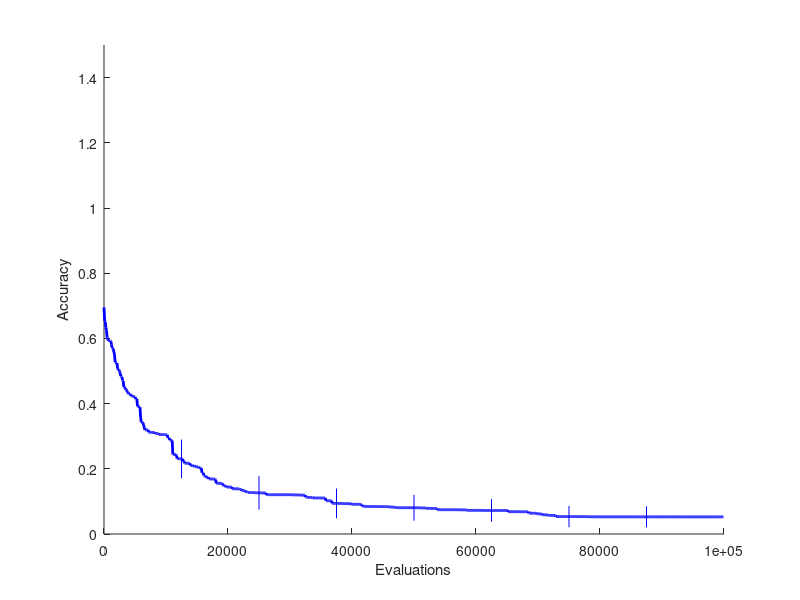

The MATLAB script that drew this image:
fitness1 = load('fitness1.txt')-0.05;
fitness2 = load('fitness2.txt')-0.05;
fitness3 = load('fitness3.txt')-0.05;
fitness4 = load('fitness4.txt')-0.05;
fitness5 = load('fitness5.txt')-0.05;
generation = 1:100:100000;
fitness = zeros(1,1000);
for i=1:1000
    fitness(i) = (fitness1(i) + fitness2(i) + fitness3(i) + fitness4(i) + fitness5(i))/5;
end
A = [fitness1(125), fitness2(125), fitness3(125), fitness4(125), fitness5(125)];
B = [fitness1(250), fitness2(250), fitness3(250), fitness4(250), fitness5(250)];
C = [fitness1(375), fitness2(375), fitness3(375), fitness4(375), fitness5(375)];
D = [fitness1(500), fitness2(500), fitness3(500), fitness4(500), fitness5(500)];
E = [fitness1(625), fitness2(625), fitness3(625), fitness4(625), fitness5(625)];
F = [fitness1(750), fitness2(750), fitness3(750), fitness4(750), fitness5(750)];
G = [fitness1(875), fitness2(875), fitness3(875), fitness4(875), fitness5(875)];
x1 = std(A);
y1 = mean(A);
x2 = std(B);
y2 = mean(B);
x3 = std(C);
y3 = mean(C);
x4 = std(D);
y4 = mean(D);
x5 = std(E);
y5 = mean(E);
x6 = std(F);
y6 = mean(F);
x7 = std(G);
y7 = mean(G)
hold on;
errorbar(12500,y1,x1/sqrt(5),'b');
errorbar(25000,y2,x2/sqrt(5),'b');
errorbar(37500,y3,x3/sqrt(5),'b');
errorbar(50000,y4,x4/sqrt(5),'b');
errorbar(62500,y5,x5/sqrt(5),'b');
errorbar(75000,y6,x6/sqrt(5),'b');
errorbar(87500,y7,x7/sqrt(5),'b');
hold on
plot(generation,fitness,'b','LineWidth',2);
axis([0,100000,0,1.5]);
xlabel('Evaluations');
ylabel('Accuracy');